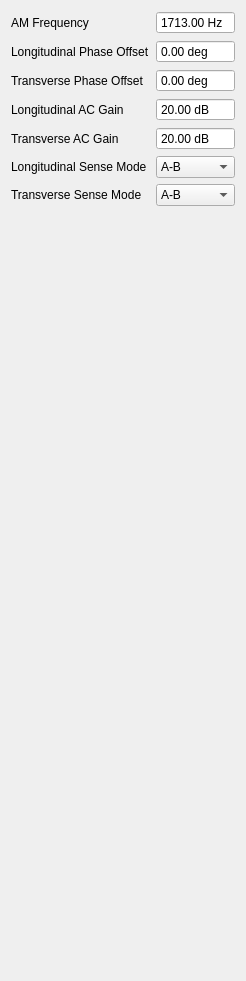
     <widget class="QWidget" name="tab_2">
      <attribute name="title">
       <string>RF Lockin Params</string>
      </attribute>
      <layout class="QVBoxLayout" name="verticalLayout_7">
       <item>
        <layout class="QGridLayout" name="gridLayout_3">
         <item row="3" column="1">
          <widget class="QDoubleSpinBox" name="lockin_ac_gainL">
           <property name="buttonSymbols">
            <enum>QAbstractSpinBox::NoButtons</enum>
           </property>
           <property name="suffix">
            <string> dB</string>
           </property>
           <property name="maximum">
            <double>50.000000000000000</double>
           </property>
           <property name="value">
            <double>20.000000000000000</double>
           </property>
          </widget>
         </item>
         <item row="0" column="0">
          <widget class="QLabel" name="label">
           <property name="text">
            <string>AM Frequency</string>
           </property>
          </widget>
         </item>
         <item row="5" column="0">
          <widget class="QLabel" name="label_52">
           <property name="text">
            <string>Longitudinal Sense Mode</string>
           </property>
          </widget>
         </item>
         <item row="3" column="0">
          <widget class="QLabel" name="label_13">
           <property name="text">
            <string>Longitudinal AC Gain</string>
           </property>
          </widget>
         </item>
         <item row="1" column="1">
          <widget class="QDoubleSpinBox" name="phaseL">
           <property name="buttonSymbols">
            <enum>QAbstractSpinBox::NoButtons</enum>
           </property>
           <property name="suffix">
            <string> deg</string>
           </property>
           <property name="minimum">
            <double>-360.000000000000000</double>
           </property>
           <property name="maximum">
            <double>360.000000000000000</double>
           </property>
          </widget>
         </item>
         <item row="0" column="1">
          <widget class="QDoubleSpinBox" name="AM_freq">
           <property name="buttonSymbols">
            <enum>QAbstractSpinBox::NoButtons</enum>
           </property>
           <property name="suffix">
            <string> Hz</string>
           </property>
           <property name="maximum">
            <double>99999.000000000000000</double>
           </property>
           <property name="value">
            <double>1713.000000000000000</double>
           </property>
          </widget>
         </item>
         <item row="5" column="1">
          <widget class="QComboBox" name="lockin_sense_modeL">
           <property name="currentIndex">
            <number>2</number>
           </property>
           <item>
            <property name="text">
             <string>A</string>
            </property>
           </item>
           <item>
            <property name="text">
             <string>-B</string>
            </property>
           </item>
           <item>
            <property name="text">
             <string>A-B</string>
            </property>
           </item>
          </widget>
         </item>
         <item row="1" column="0">
          <widget class="QLabel" name="label_51">
           <property name="text">
            <string>Longitudinal Phase Offset</string>
           </property>
          </widget>
         </item>
         <item row="2" column="0">
          <widget class="QLabel" name="label_53">
           <property name="text">
            <string>Transverse Phase Offset</string>
           </property>
          </widget>
         </item>
         <item row="2" column="1">
          <widget class="QDoubleSpinBox" name="phaseT">
           <property name="buttonSymbols">
            <enum>QAbstractSpinBox::NoButtons</enum>
           </property>
           <property name="suffix">
            <string> deg</string>
           </property>
           <property name="minimum">
            <double>-360.000000000000000</double>
           </property>
           <property name="maximum">
            <double>360.000000000000000</double>
           </property>
          </widget>
         </item>
         <item row="6" column="0">
          <widget class="QLabel" name="label_54">
           <property name="text">
            <string>Transverse Sense Mode</string>
           </property>
          </widget>
         </item>
         <item row="6" column="1">
          <widget class="QComboBox" name="lockin_sense_modeT">
           <property name="currentIndex">
            <number>2</number>
           </property>
           <item>
            <property name="text">
             <string>A</string>
            </property>
           </item>
           <item>
            <property name="text">
             <string>-B</string>
            </property>
           </item>
           <item>
            <property name="text">
             <string>A-B</string>
            </property>
           </item>
          </widget>
         </item>
         <item row="4" column="0">
          <widget class="QLabel" name="label_25">
           <property name="text">
            <string>Transverse AC Gain</string>
           </property>
          </widget>
         </item>
         <item row="4" column="1">
          <widget class="QDoubleSpinBox" name="lockin_ac_gainT">
           <property name="buttonSymbols">
            <enum>QAbstractSpinBox::NoButtons</enum>
           </property>
           <property name="suffix">
            <string> dB</string>
           </property>
           <property name="maximum">
            <double>50.000000000000000</double>
           </property>
           <property name="value">
            <double>20.000000000000000</double>
           </property>
          </widget>
         </item>
        </layout>
       </item>
       <item>
        <spacer name="verticalSpacer">
         <property name="orientation">
          <enum>Qt::Vertical</enum>
         </property>
         <property name="sizeHint" stdset="0">
          <size>
           <width>20</width>
           <height>764</height>
          </size>
         </property>
        </spacer>
       </item>
      </layout>
     </widget>
